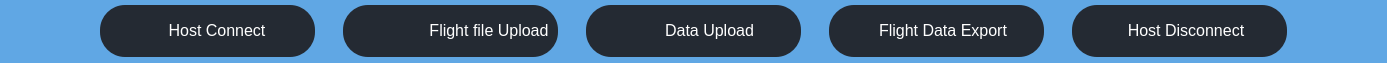
        <widget class="QFrame" name="button_frame">
         <property name="sizePolicy">
          <sizepolicy hsizetype="Preferred" vsizetype="Preferred">
           <horstretch>0</horstretch>
           <verstretch>0</verstretch>
          </sizepolicy>
         </property>
         <property name="maximumSize">
          <size>
           <width>16777215</width>
           <height>63</height>
          </size>
         </property>
         <property name="styleSheet">
          <string notr="true">background:#60A7E4;
border-radius: 15px;
</string>
         </property>
         <property name="frameShape">
          <enum>QFrame::StyledPanel</enum>
         </property>
         <property name="frameShadow">
          <enum>QFrame::Raised</enum>
         </property>
         <layout class="QHBoxLayout" name="horizontalLayout_2">
          <property name="spacing">
           <number>28</number>
          </property>
          <property name="leftMargin">
           <number>100</number>
          </property>
          <property name="topMargin">
           <number>0</number>
          </property>
          <property name="rightMargin">
           <number>100</number>
          </property>
          <property name="bottomMargin">
           <number>0</number>
          </property>
          <item>
           <widget class="QFrame" name="host_connect_frame">
            <property name="minimumSize">
             <size>
              <width>215</width>
              <height>52</height>
             </size>
            </property>
            <property name="maximumSize">
             <size>
              <width>215</width>
              <height>52</height>
             </size>
            </property>
            <property name="styleSheet">
             <string notr="true">QFrame {
	background:#242A33;
	color:#FFFFFF;
	border-radius: 25px;
}

QFrame:hover {
    background: white;
	border-radius: 25px;
	color:black;
}
</string>
            </property>
            <property name="frameShape">
             <enum>QFrame::StyledPanel</enum>
            </property>
            <property name="frameShadow">
             <enum>QFrame::Raised</enum>
            </property>
            <layout class="QHBoxLayout" name="horizontalLayout_15" stretch="0,1">
             <property name="leftMargin">
              <number>15</number>
             </property>
             <item>
              <widget class="QLabel" name="label_9">
               <property name="styleSheet">
                <string notr="true"/>
               </property>
               <property name="text">
                <string/>
               </property>
               <property name="pixmap">
                <pixmap>../../../../../../.designer/backup/Image_resources/top_panel/host_connect.png</pixmap>
               </property>
               <property name="alignment">
                <set>Qt::AlignCenter</set>
               </property>
              </widget>
             </item>
             <item>
              <widget class="QPushButton" name="pushButton_8">
               <property name="font">
                <font>
                 <pointsize>12</pointsize>
                </font>
               </property>
               <property name="styleSheet">
                <string notr="true">background:transparent;
color:white;</string>
               </property>
               <property name="text">
                <string>Host Connect</string>
               </property>
              </widget>
             </item>
            </layout>
           </widget>
          </item>
          <item>
           <widget class="QFrame" name="frame_21">
            <property name="minimumSize">
             <size>
              <width>215</width>
              <height>52</height>
             </size>
            </property>
            <property name="maximumSize">
             <size>
              <width>215</width>
              <height>52</height>
             </size>
            </property>
            <property name="styleSheet">
             <string notr="true">QFrame {
	background:#242A33;
	color:#FFFFFF;
	border-radius: 25px;
}

QFrame:hover {
    background: white;
	border-radius: 25px;
	color:black;
}
</string>
            </property>
            <property name="frameShape">
             <enum>QFrame::StyledPanel</enum>
            </property>
            <property name="frameShadow">
             <enum>QFrame::Raised</enum>
            </property>
            <layout class="QHBoxLayout" name="horizontalLayout_16" stretch="0,0">
             <property name="leftMargin">
              <number>15</number>
             </property>
             <item>
              <widget class="QLabel" name="label_10">
               <property name="text">
                <string/>
               </property>
               <property name="pixmap">
                <pixmap>../../../../../../.designer/backup/Image_resources/top_panel/flight_file_upload.png</pixmap>
               </property>
               <property name="alignment">
                <set>Qt::AlignCenter</set>
               </property>
              </widget>
             </item>
             <item>
              <widget class="QPushButton" name="pushButton_9">
               <property name="font">
                <font>
                 <pointsize>12</pointsize>
                </font>
               </property>
               <property name="styleSheet">
                <string notr="true">background:transparent;
color:white;</string>
               </property>
               <property name="text">
                <string>Flight file Upload</string>
               </property>
              </widget>
             </item>
            </layout>
           </widget>
          </item>
          <item>
           <widget class="QFrame" name="frame_22">
            <property name="minimumSize">
             <size>
              <width>215</width>
              <height>52</height>
             </size>
            </property>
            <property name="maximumSize">
             <size>
              <width>215</width>
              <height>52</height>
             </size>
            </property>
            <property name="styleSheet">
             <string notr="true">QFrame {
	background:#242A33;
	color:#FFFFFF;
	border-radius: 25px;
}

QFrame:hover {
    background: white;
	border-radius: 25px;
	color:black;
}
</string>
            </property>
            <property name="frameShape">
             <enum>QFrame::StyledPanel</enum>
            </property>
            <property name="frameShadow">
             <enum>QFrame::Raised</enum>
            </property>
            <layout class="QHBoxLayout" name="horizontalLayout_17" stretch="0,1">
             <property name="leftMargin">
              <number>28</number>
             </property>
             <item>
              <widget class="QLabel" name="label_11">
               <property name="text">
                <string/>
               </property>
               <property name="pixmap">
                <pixmap>../../../../../../.designer/backup/Image_resources/top_panel/data_upload.png</pixmap>
               </property>
               <property name="alignment">
                <set>Qt::AlignCenter</set>
               </property>
              </widget>
             </item>
             <item>
              <widget class="QPushButton" name="pushButton_10">
               <property name="font">
                <font>
                 <pointsize>12</pointsize>
                </font>
               </property>
               <property name="styleSheet">
                <string notr="true">background:transparent;
color:white;</string>
               </property>
               <property name="text">
                <string>Data Upload</string>
               </property>
              </widget>
             </item>
            </layout>
           </widget>
          </item>
          <item>
           <widget class="QFrame" name="frame_23">
            <property name="minimumSize">
             <size>
              <width>215</width>
              <height>52</height>
             </size>
            </property>
            <property name="maximumSize">
             <size>
              <width>215</width>
              <height>52</height>
             </size>
            </property>
            <property name="styleSheet">
             <string notr="true">QFrame {
	background:#242A33;
	color:#FFFFFF;
	border-radius: 25px;
}

QFrame:hover {
    background: white;
	border-radius: 25px;
	color:black;
}
</string>
            </property>
            <property name="frameShape">
             <enum>QFrame::StyledPanel</enum>
            </property>
            <property name="frameShadow">
             <enum>QFrame::Raised</enum>
            </property>
            <layout class="QHBoxLayout" name="horizontalLayout_18" stretch="0,1">
             <item>
              <widget class="QLabel" name="label_12">
               <property name="text">
                <string/>
               </property>
               <property name="pixmap">
                <pixmap>../../../../../../.designer/backup/Image_resources/top_panel/flight_file_export.png</pixmap>
               </property>
               <property name="alignment">
                <set>Qt::AlignCenter</set>
               </property>
              </widget>
             </item>
             <item>
              <widget class="QPushButton" name="pushButton_11">
               <property name="font">
                <font>
                 <pointsize>12</pointsize>
                </font>
               </property>
               <property name="styleSheet">
                <string notr="true">background:transparent;
color:white;</string>
               </property>
               <property name="text">
                <string>Flight Data Export</string>
               </property>
              </widget>
             </item>
            </layout>
           </widget>
          </item>
          <item>
           <widget class="QFrame" name="frame_24">
            <property name="minimumSize">
             <size>
              <width>215</width>
              <height>52</height>
             </size>
            </property>
            <property name="maximumSize">
             <size>
              <width>215</width>
              <height>52</height>
             </size>
            </property>
            <property name="styleSheet">
             <string notr="true">QFrame {
	background:#242A33;
	color:#FFFFFF;
	border-radius: 25px;
}

QFrame:hover {
    background: white;
	border-radius: 25px;
	color:black;
}
</string>
            </property>
            <property name="frameShape">
             <enum>QFrame::StyledPanel</enum>
            </property>
            <property name="frameShadow">
             <enum>QFrame::Raised</enum>
            </property>
            <layout class="QHBoxLayout" name="horizontalLayout_19" stretch="0,1">
             <item>
              <widget class="QLabel" name="label_13">
               <property name="text">
                <string/>
               </property>
               <property name="pixmap">
                <pixmap>../../../../../../.designer/backup/Image_resources/top_panel/host_disconnect.png</pixmap>
               </property>
               <property name="alignment">
                <set>Qt::AlignCenter</set>
               </property>
              </widget>
             </item>
             <item>
              <widget class="QPushButton" name="pushButton_12">
               <property name="font">
                <font>
                 <pointsize>12</pointsize>
                </font>
               </property>
               <property name="styleSheet">
                <string notr="true">background:transparent;
color:white;</string>
               </property>
               <property name="text">
                <string>Host Disconnect</string>
               </property>
              </widget>
             </item>
            </layout>
           </widget>
          </item>
         </layout>
        </widget>
